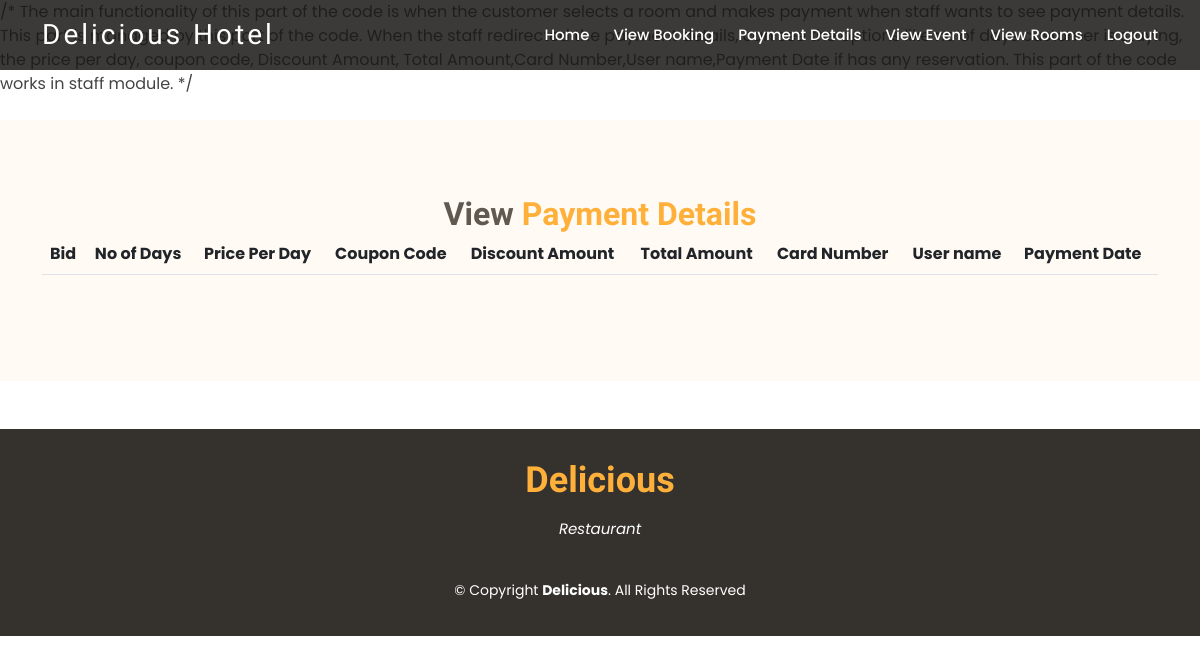
Before: /ViewSPayment.php with the older database file.
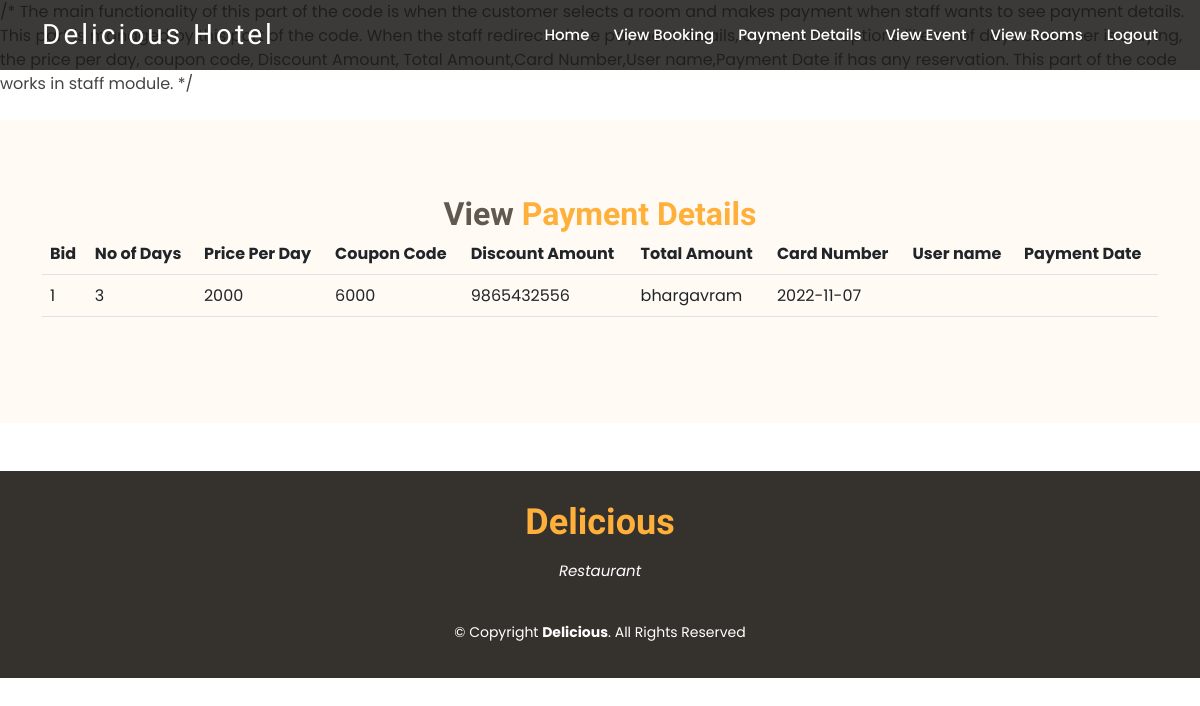
After: the same page with the newer database file.
### tables this page shows
CREATE TABLE `payment` (
  `bid` int(11) NOT NULL,
  `nod` int(11) NOT NULL,
  `ppd` int(11) NOT NULL,
  `tamount` int(11) NOT NULL,
  `cardnumber` varchar(20) NOT NULL,
  `pin` int(11) NOT NULL,
  `uname` varchar(30) NOT NULL,
  `pdate` date NOT NULL
);

### ViewSPayment.php (the view, shortened to what this page needs)
<html>
<head>
  <link href=" assets/vendor/animate.css/animate.min.css  " rel="stylesheet">
  <link href=" assets/vendor/bootstrap/css/bootstrap.min.css  " rel="stylesheet">
  <link href=" assets/vendor/bootstrap-icons/bootstrap-icons.css  " rel="stylesheet">
  <link href=" assets/vendor/boxicons/css/boxicons.min.css  " rel="stylesheet">
  <link href=" assets/vendor/glightbox/css/glightbox.min.css  " rel="stylesheet">
  <link href=" assets/vendor/swiper/swiper-bundle.min.css  " rel="stylesheet">
  <link href=" assets/css/style.css  " rel="stylesheet">
</head>
<body>
    <header id="header" class="fixed-top d-flex align-items-center header-transparent">
        <div class="container-fluid container-xl d-flex align-items-center justify-content-between">
          <div class="logo me-auto">
            <h1><a href="index2.html">Delicious Hotel</a></h1>
          </div>
          <?php
             require_once "staffmenu.php";
          ?>
        </div>
      </header>
      <main id="main">
      <br>
      <section id="about" class="about">
  <?php
       require_once "connect.php";
       $sql = "SELECT * FROM payment";
        $stmt = $conn->prepare($sql);
        $stmt->execute();
        $result = $stmt->get_result();
?>
    <div class="container">
      <div class="section-title">
        <h2>View <span>Payment Details</span></h2>
           <table class="table table-border" >
            <tr>
            <th>Bid</th>
                <th>No of Days</th>
                <th>Price Per Day</th>
                <th>Coupon Code</th>
                <th>Discount Amount</th>
                <th>Total Amount</th>
                <th>Card Number</th>
                <th>User name</th>
                <th>Payment Date</th>
            </tr>
        <?php
     if ($result->num_rows > 0) {
    while ($row = $result->fetch_array()) {
        ?>
        <tr>
            <td><?php echo $row[0]; ?></td>
            <td><?php echo $row[1]; ?></td>
            <td><?php echo $row[2]; ?></td>
            <td><?php echo $row[3]; ?></td>
            <td><?php echo $row[4]; ?></td>
            <td><?php echo $row[6]; ?></td>
            <td><?php echo $row[7]; ?></td>
            <td><?php echo $row[8]; ?></td>
            <td><?php echo $row[9]; ?></td>
           </tr>
<?php
    }
}
   ?>
            </table>
         </div>
    </div>
  </section>
  <div style="clear:both">
           <br><br>
    </div>
</main>
       <footer id="footer">
        <div class="container">
          <h3>Delicious</h3>
          <p>Restaurant</p>
          <div class="copyright">
            &copy; Copyright <strong><span>Delicious</span></strong>. All Rights Reserved
          </div>
        </div>
      </footer>
</body>
</html>

Changed rows visible on the page:
added payment: bid "1", nod "3", ppd "2000", tamount "6000", cardnumber "9865432556", uname "bhargavram", pdate "2022-11-07"
